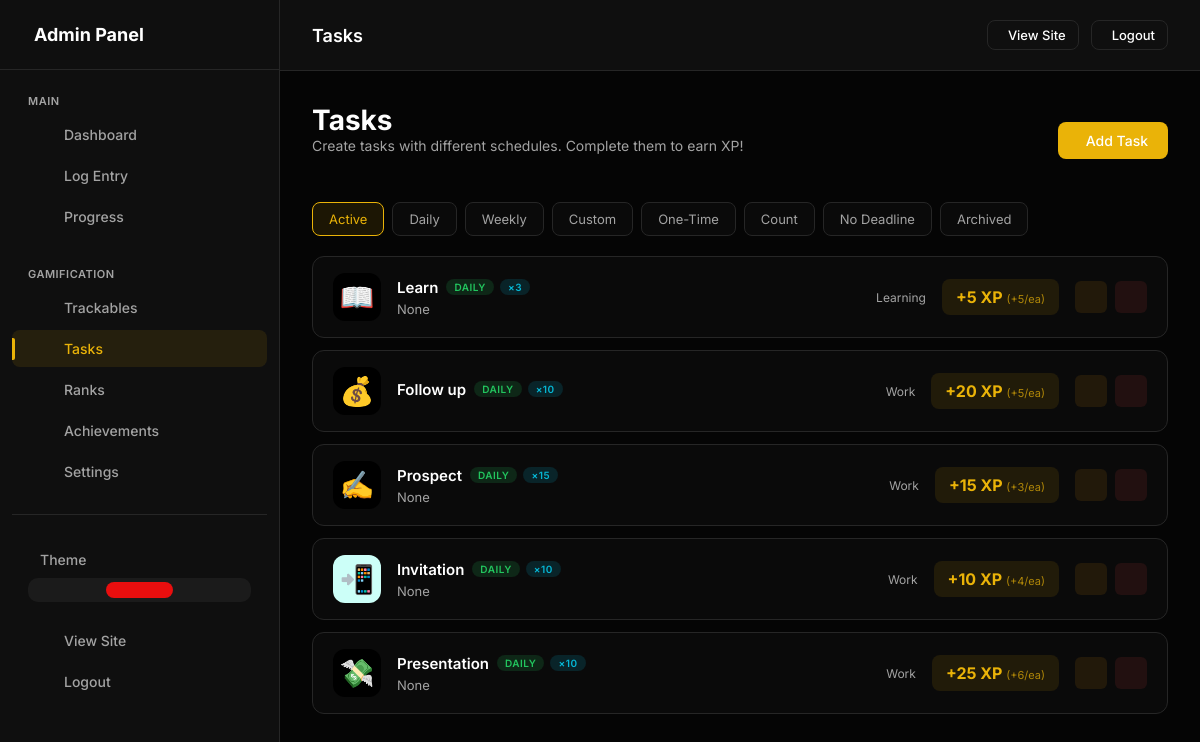
Screenshot of /admin/daily-tasks (signed in) with the database file from the repository.
### models.py (models this page shows, shortened)
class UserSettings(db.Model):
    __tablename__ = 'user_settings'
    id = db.Column(db.Integer, primary_key=True)
    user_id = db.Column(db.Integer, db.ForeignKey('users.id'), nullable=False, unique=True, index=True)
    accent_color = db.Column(db.String(20), default='#e90e0e')
    points_name = db.Column(db.String(20), default='XP')  # "XP", "Points", "Coins", etc.
    points_icon = db.Column(db.String(50), default='ph-lightning')
    daily_xp_goal = db.Column(db.Integer, default=50)
    perfect_day_bonus = db.Column(db.Integer, default=50)
    perfect_week_bonus = db.Column(db.Integer, default=500)
    streak_bonus_per_day = db.Column(db.Integer, default=5)  # Extra XP per streak day
    show_xp_animations = db.Column(db.Boolean, default=True)
    dark_mode = db.Column(db.Boolean, default=True)
    compact_view = db.Column(db.Boolean, default=False)
    show_dashboard_header = db.Column(db.Boolean, default=True)
    enable_youtube_sync = db.Column(db.Boolean, default=False)
    always_show_confetti = db.Column(db.Boolean, default=False)
    created_at = db.Column(db.DateTime, default=datetime.utcnow)
    updated_at = db.Column(db.DateTime, default=datetime.utcnow, onupdate=datetime.utcnow)

class UserDailyTask(db.Model):
    __tablename__ = 'user_daily_tasks'
    id = db.Column(db.Integer, primary_key=True)
    user_id = db.Column(db.Integer, db.ForeignKey('users.id'), nullable=False, index=True)
    name = db.Column(db.String(100), nullable=False)
    slug = db.Column(db.String(100), nullable=False)
    description = db.Column(db.String(500))
    task_type = db.Column(db.String(20), default='normal')  # 'normal', 'count'
    target_count = db.Column(db.Integer, default=1)  # For count tasks: how many times to complete
    repeat_type = db.Column(db.String(20), default='daily')
    repeat_interval = db.Column(db.Integer, default=1)  # For 'custom': every X units
    repeat_unit = db.Column(db.String(10), default='day')  # 'day', 'week', 'month'
    repeat_days = db.Column(db.String(50))  # For 'weekly': JSON array like "[1,3,5]" for Mon/Wed/Fri
    repeat_day_of_month = db.Column(db.Integer)  # For 'monthly': which day (1-31)
    due_date = db.Column(db.Date)  # For 'once' tasks: when it's due
    completed_date = db.Column(db.Date)  # For 'once' tasks: when completed
    ebbinghaus_level = db.Column(db.Integer, default=0)  # Current level in spaced repetition
    next_due_date = db.Column(db.Date)  # When the task is next due
    xp_value = db.Column(db.Integer, default=10)
    xp_per_count = db.Column(db.Integer, default=0)  # For count tasks: XP per completion (0 = only on full completion)
    streak_bonus = db.Column(db.Boolean, default=True)  # Eligible for streak bonuses
    icon = db.Column(db.String(50), default='ph-check-circle')
    color = db.Column(db.String(20), default='#10b981')
    emoji = db.Column(db.String(10))
    display_order = db.Column(db.Integer, default=0)
    is_active = db.Column(db.Boolean, default=True)
    is_pinned = db.Column(db.Boolean, default=False)
    category = db.Column(db.String(50), default='general')  # 'health', 'work', 'learning', 'habits', 'general'
    created_at = db.Column(db.DateTime, default=datetime.utcnow)
    updated_at = db.Column(db.DateTime, default=datetime.utcnow, onupdate=datetime.utcnow)
    completions = db.relationship('TaskCompletion', backref='task', lazy=True, cascade='all, delete-orphan')

### app.py (the view)
    @app.route('/admin/daily-tasks')
    @admin_required
    def admin_daily_tasks():
        tasks = UserDailyTask.query.filter_by(
            user_id=current_user.id
        ).order_by(UserDailyTask.display_order).all()
        return render_template('admin/daily_tasks.html', tasks=tasks)

### templates/admin/daily_tasks.html (shortened to what this page needs)
{% extends "admin/base.html" %}
{% block page_title %}Tasks{% endblock %}
{% block content %}
<div class="page-header">
    <div>
        <h1 class="page-title">Tasks</h1>
        <p class="page-intro">Create tasks with different schedules. Complete them to earn {{ points_name }}!</p>
    </div>
    <div class="page-actions">
        <a href="{{ url_for('admin_daily_task_add') }}" class="btn btn-primary">
             Add Task
        </a>
    </div>
</div>
<div class="filter-tabs">
    <button class="filter-tab active" data-filter="all">Active</button>
    <button class="filter-tab" data-filter="daily">Daily</button>
    <button class="filter-tab" data-filter="weekly">Weekly</button>
    <button class="filter-tab" data-filter="custom">Custom</button>
    <button class="filter-tab" data-filter="once">One-Time</button>
    <button class="filter-tab" data-filter="count">Count</button>
    <button class="filter-tab" data-filter="none">No Deadline</button>
    <button class="filter-tab" data-filter="archived">Archived</button>
</div>
{% if tasks %}
<div class="tasks-list">
    {% for task in tasks %}
    {% set is_archived = task.completed_date and task.repeat_type in ('once', 'none') %}
    <div class="task-row {% if not task.is_active %}inactive{% endif %} {% if task.is_pinned %}pinned{% endif %} {% if is_archived %}archived{% endif %}"
        data-repeat="{{ task.repeat_type }}" data-type="{{ task.task_type }}"
        data-archived="{{ 'true' if is_archived else 'false' }}" {% if is_archived %}style="opacity: 0.6;" {% endif %}>
        <div class="task-icon-box" style="background: {{ task.color }}; color: {{ task.color }}">
            {% if task.emoji %}
            <span style="font-size: 28px;">{{ task.emoji }}</span>
            {% else %}
            <i class="ph {{ task.icon }}"></i>
            {% endif %}
        </div>
        <div class="task-info">
            <div class="task-name">
                {{ task.name }}
                <div class="task-badges">
                    <span class="task-badge repeat-{{ task.repeat_type }}">
                        {% if task.repeat_type == 'none' %}No Deadline
                        {% elif task.repeat_type == 'daily' %}Daily
                        {% elif task.repeat_type == 'weekdays' %}Weekdays
                        {% elif task.repeat_type == 'weekends' %}Weekends
                        {% elif task.repeat_type == 'weekly' %}Weekly
                        {% elif task.repeat_type == 'monthly' %}Monthly
                        {% elif task.repeat_type == 'yearly' %}Yearly
                        {% elif task.repeat_type == 'custom' %}Every {{ task.repeat_interval }} {{ task.repeat_unit or
                        'day' }}{% if task.repeat_interval > 1 %}s{% endif %}
                        {% elif task.repeat_type == 'once' %}One-Time
                        {% elif task.repeat_type == 'ebbinghaus' %}Spaced
                        {% elif task.repeat_type == 'unlimited' %}Unlimited
                        {% else %}{{ task.repeat_type|capitalize }}
                        {% endif %}
                    </span>
                    {% if task.task_type == 'count' %}
                    <span class="task-badge type-count">×{{ task.target_count }}</span>
                    {% endif %}
                </div>
            </div>
            {% if task.description %}
            <div class="task-description">{{ task.description }}</div>
            {% endif %}
        </div>
        <div class="task-meta">
            <span class="task-category">
                 {{ task.category|capitalize }}
            </span>
            <div class="task-xp">
                +{{ task.xp_value }} {{ points_name }}
                {% if task.task_type == 'count' and task.xp_per_count > 0 %}
                <span style="font-size: 11px; font-weight: 400; opacity: 0.7;">(+{{ task.xp_per_count }}/ea)</span>
                {% endif %}
            </div>
        </div>
        <div class="task-actions">
            <a href="{{ url_for('admin_daily_task_edit', id=task.id) }}" class="action-btn edit" title="Edit">
            </a>
            <form action="{{ url_for('admin_daily_task_delete', id=task.id) }}" method="post"
                onsubmit="return confirmDelete(this, 'Task')" style="display: inline;">
                <button type="submit" class="action-btn delete" title="Delete">
                </button>
            </form>
        </div>
    </div>
    {% endfor %}
</div>
{% endif %}
{% endblock %}

### templates/admin/base.html (style rules this page uses)
:root, [data-theme="dark"] { --bg-body: #050505; --bg-card: #0f0f0f; --bg-card-hover: #141414; --border: #262626; --accent: #e90e0e; --accent-rgb: 233, 14, 14; --accent-hover: #c70202; --text-main: #ffffff; --text-muted: #a3a3a3; --font-sans: 'Inter', sans-serif; --font-mono: 'JetBrains Mono', monospace; --success: #10b981; --warning: #f59e0b; --danger: #ef4444; }
* { margin: 0; padding: 0; box-sizing: border-box; }
body { background-color: var(--bg-body); color: var(--text-main); font-family: var(--font-sans); overflow-x: hidden; -webkit-font-smoothing: antialiased; min-height: 100vh; }
a { text-decoration: none; color: inherit; transition: 0.3s; }
button { border: none; background: none; cursor: pointer; font-family: inherit; }
.page-header { display: flex; justify-content: space-between; align-items: center; margin-bottom: 24px; flex-wrap: wrap; gap: 16px; }
.page-title { font-size: 28px; font-weight: 700; }
.page-actions { display: flex; gap: 12px; align-items: center; }
.action-btn { width: 32px; height: 32px; border-radius: 6px; display: flex; align-items: center; justify-content: center; transition: all 0.2s; cursor: pointer; border: 1px solid transparent; }
.action-btn.edit { background: rgba(245, 158, 11, 0.1); color: #f59e0b; }
.action-btn.delete { background: rgba(239, 68, 68, 0.1); color: #ef4444; }
.btn { padding: 10px 20px; border-radius: 8px; font-size: 14px; font-weight: 500; transition: all 0.3s ease; display: inline-flex; align-items: center; gap: 8px; cursor: pointer; border: none; }
.btn-primary { background: var(--accent); color: #fff; }

### templates/admin/daily_tasks.html (style rules this page uses)
.page-intro { margin-bottom: 24px; color: var(--text-muted); font-size: 14px; }
.filter-tabs { display: flex; gap: 8px; margin-bottom: 20px; flex-wrap: wrap; }
.filter-tab { padding: 8px 16px; border-radius: 8px; border: 1px solid var(--border); background: rgba(255, 255, 255, 0.02); color: var(--text-muted); cursor: pointer; font-size: 13px; transition: all 0.2s; }
.filter-tab.active { border-color: var(--accent); background: rgba(var(--accent-rgb), 0.1); color: var(--accent); }
.tasks-list { display: flex; flex-direction: column; gap: 12px; }
.task-row { background: rgba(255, 255, 255, 0.02); border: 1px solid var(--border); border-radius: 12px; padding: 16px 20px; display: flex; align-items: center; gap: 16px; transition: all 0.2s; }
.task-icon-box { width: 48px; height: 48px; border-radius: 12px; display: flex; align-items: center; justify-content: center; font-size: 24px; flex-shrink: 0; }
.task-info { flex: 1; min-width: 0; }
.task-name { font-weight: 600; font-size: 15px; margin-bottom: 4px; display: flex; align-items: center; gap: 8px; }
.task-badges { display: flex; gap: 6px; flex-wrap: wrap; }
.task-badge { font-size: 10px; padding: 2px 8px; border-radius: 10px; background: rgba(255, 255, 255, 0.08); color: var(--text-muted); font-weight: 600; text-transform: uppercase; letter-spacing: 0.5px; }
.task-badge.repeat-daily { background: rgba(34, 197, 94, 0.15); color: #22c55e; }
.task-badge.type-count { background: rgba(6, 182, 212, 0.15); color: #06b6d4; }
.task-description { font-size: 13px; color: var(--text-muted); margin-top: 2px; }
.task-meta { display: flex; gap: 16px; align-items: center; }
.task-xp { font-size: 16px; font-weight: 700; color: var(--accent); padding: 8px 14px; background: rgba(var(--accent-rgb), 0.1); border-radius: 8px; white-space: nowrap; }
.task-category { font-size: 12px; color: var(--text-muted); display: flex; align-items: center; gap: 4px; }
.task-actions { display: flex; gap: 8px; }

### rows the page displays
UserSettings: points_name "XP"
UserDailyTask: emoji "📖", name "Learn", repeat_type "DAILY", target_count "3", description "None", category "Learning", xp_value "5", xp_per_count "5"
UserDailyTask: emoji "💰", name "Follow up", repeat_type "DAILY", target_count "10", category "Work", xp_value "20", xp_per_count "5"
UserDailyTask: emoji "✍️", name "Prospect", repeat_type "DAILY", target_count "15", description "None", category "Work", xp_value "15", xp_per_count "3"
UserDailyTask: emoji "📲", name "Invitation", repeat_type "DAILY", target_count "10", description "None", category "Work", xp_value "10", xp_per_count "4"
UserDailyTask: emoji "💸", name "Presentation", repeat_type "DAILY", target_count "10", description "None", category "Work", xp_value "25", xp_per_count "6"
